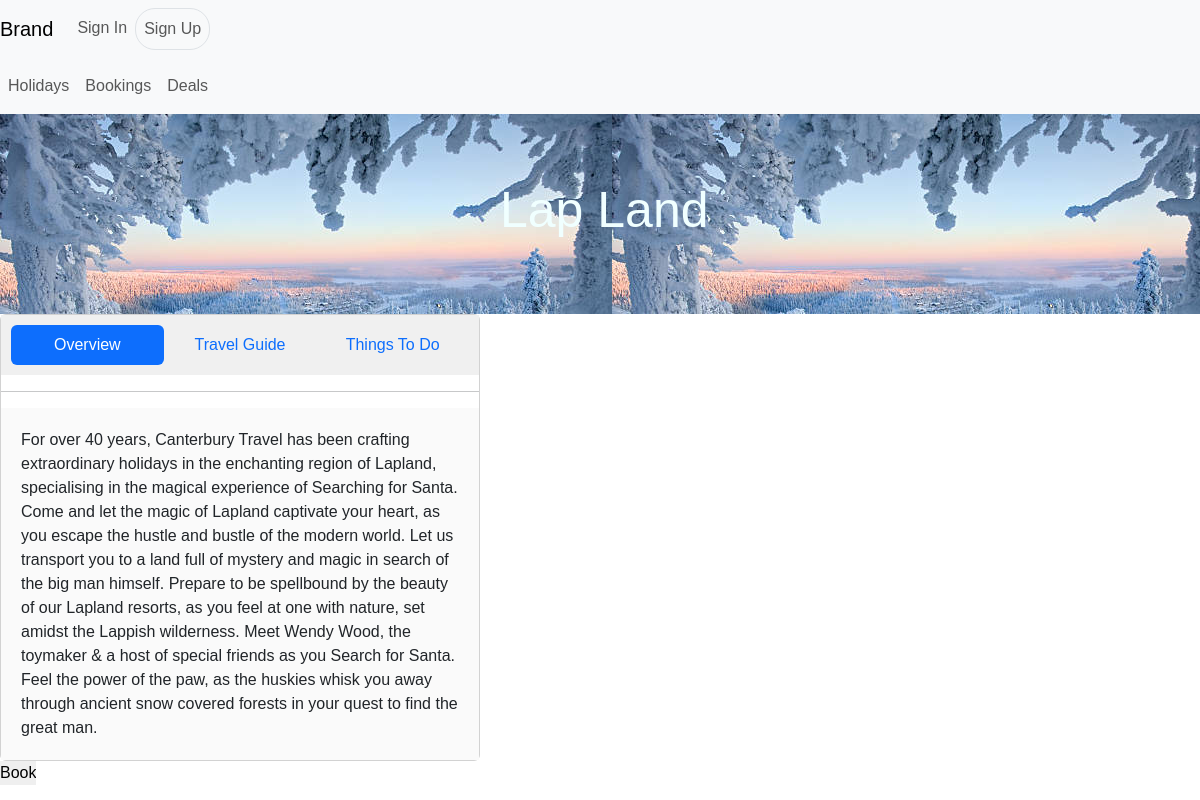
The page / on the database its author committed.
### santas/models.py (models this page shows)
class Destination(models.Model):
    main_img = models.ImageField(upload_to='static/images/')
    second_img = models.ImageField(upload_to='static/images/')
    Title = models.CharField(max_length=20)
    Overview_desc = models.CharField(max_length=1000)
    Travel_Guide_desc = models.CharField(max_length=1000,default=0)
    Things_to_do_desc = models.CharField(max_length=1000,default=0)
    adult_price = models.CharField(max_length=20)
    children_price = models.CharField(max_length=20)
    infants_price = models.CharField(max_length=20)

### santas/views.py (the view, shortened to what this page needs)
# urls.py: 2. Add a URL to urlpatterns:  path('', views.home, name='home')
def home(request):
    '''Request.POST method allows the user to stay on the same page but get different products'''
    obj = Destination.objects.all()
    original = obj.filter(id=idnumber)
    context = {'base':obj,'original':original,'idnumber':idnumber}
    return render(request,'sidebar.html',context=context)

### santas/templates/sidebar.html (shortened to what this page needs)
{% extends 'base.html' %}
{% block sidebar %}
{% for items in original %}
<link rel="stylesheet" href="static/css/styles.css">
<div class="image" style="background-image: url({{items.main_img.url}}); height: 200px; ">
  <h3 style="z-index: 1; position: absolute; top: 180px; left: 500px; font-size: 50px; color: azure;">{{items.Title}}</h3>
</div>
<div class="card sidebar" id="sidebar">
  <div class="tabs">
  <ul class="nav nav-pills nav-justified">
    <li class="nav-item">
    <a class="nav-link active" onclick="showContent(0); addactive(0)">Overview</a>
    </li>
    <li class="nav-item">
      <a class="nav-link" onclick="showContent(1); addactive(0)">Travel Guide</a>
      </li>
    <li class="nav-item">
        <a class="nav-link" onclick="showContent(2)">Things To Do</a>
    </li>
  </ul>
  </div>
  <hr>
  <div class="content">
    <div class="content-item" id="content-0">{{items.Overview_desc}}</div>
  </div>
        {% endfor %}
    </div>
<form >
  <input type="submit" name="Book" value="Book">
</form>
{% endblock %}

### santas/templates/base.html (shortened to what this page needs)
{% load static %}
<!DOCTYPE html>
<html lang="en">
<head>
    <link rel="stylesheet" href="static/css/bootstrap.css">
    <link rel="stylesheet" href="static/css/style.css">
</head>
<body>
    {% include 'nav_bar.html'%}
    {% block sidebar %}
    {% endblock %}
</body>
</html>

### santas/templates/nav_bar.html (shortened to what this page needs)
{% block content %}
<nav class="navbar navbar-expand-lg bg-body-tertiary">
      <a class="navbar-brand" href="#">Brand</a>
      <div class="collapse navbar-collapse left" id="navbarNav">
        <ul class="navbar-nav justify-content-end me-auto mb-2 mb-lg-0">
          <li class="nav-item">
            <a class="nav-link" href="#">Sign In</a>
          </li>
          <div class="border">
          <li class="nav-item">
            <a class="nav-link" href="#">Sign Up</a>
          </li>
          </div>
        </ul>
        </div>
</nav>
<nav class="navbar navbar-expand-lg bg-body-tertiary">
    <div class="spacing">
    <div class="collapse navbar-collapse" id="navbarNav">
      <ul class="navbar-nav me-auto mb-2 mb-lg-0">
        <li class="nav-item dropdown">
                <a class="nav-link dropdown toggle" href="#" role="button" data-bs-toggle="dropdown" aria-expanded="false">Holidays</a>
              </li>
        <li class="nav-item">
            <a class="nav-link" href="#">Bookings</a>
        </li>
        <li class="nav-item">
            <a class="nav-link" href="#">Deals</a>
        </li>
      </ul>
      </div>
    </div>
</nav>
{% endblock %}

### santas/static/css/style.css (style rules this page uses)
* { padding: 0; border: 0; margin: 0px; box-sizing: border-box; }
.border { border-color: black; border-radius: 20px; }
.spacing { width: 100vw; justify-content: center; }
.sidebar { width: 40vw; }

### santas/static/css/styles.css (style rules this page uses)
body { font-family: Arial, sans-serif; margin: 0; padding: 0; }
.tabs { background-color: #f0f0f0; padding: 10px; }
.content { padding: 20px; background-color: #fafafa; }
.content-item { display: none; }
.content-item.active { display: block; }

### rows shown on the page
Destination: main_img (picture), Title "Lap Land", Overview_desc "For over 40 years, Canterbury Travel has been crafting extraordinary holidays in the enchanting region of Lapland, specialising in the magical experience of Searching for Santa. Come and let the magic of Lapland captivate your heart, as you escape the hustle and bustle of the modern world. Let us transport you to a land full of mystery and magic in search of the big man himself. Prepare to be spellbound by the beauty of our Lapland resorts, as you feel at one with nature, set amidst the Lappish wilderness. Meet Wendy Wood, the toymaker & a host of special friends as you Search for Santa. Feel the power of the paw, as the huskies whisk you away through ancient snow covered forests in your…"
